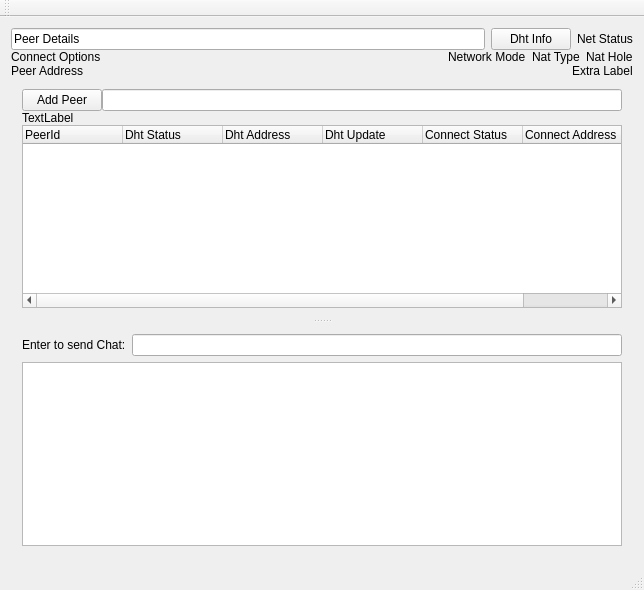
<?xml version="1.0" encoding="UTF-8"?>
<ui version="4.0">
 <class>MainWindow</class>
 <widget class="QMainWindow" name="MainWindow">
  <property name="enabled">
   <bool>true</bool>
  </property>
  <property name="geometry">
   <rect>
    <x>0</x>
    <y>0</y>
    <width>644</width>
    <height>590</height>
   </rect>
  </property>
  <property name="windowTitle">
   <string>PeerNetQt</string>
  </property>
  <widget class="QWidget" name="centralWidget">
   <layout class="QVBoxLayout" name="verticalLayout_4">
    <property name="spacing">
     <number>0</number>
    </property>
    <item>
     <layout class="QHBoxLayout" name="horizontalLayout_4">
      <item>
       <widget class="QLineEdit" name="peerLine">
        <property name="enabled">
         <bool>true</bool>
        </property>
        <property name="text">
         <string>Peer Details</string>
        </property>
        <property name="readOnly">
         <bool>true</bool>
        </property>
       </widget>
      </item>
      <item>
       <widget class="QPushButton" name="dhtButton">
        <property name="text">
         <string>Dht Info</string>
        </property>
       </widget>
      </item>
      <item>
       <widget class="QLabel" name="netStatusLabel">
        <property name="text">
         <string>Net Status</string>
        </property>
       </widget>
      </item>
     </layout>
    </item>
    <item>
     <layout class="QHBoxLayout" name="horizontalLayout_3">
      <item>
       <widget class="QLabel" name="connectLabel">
        <property name="sizePolicy">
         <sizepolicy hsizetype="MinimumExpanding" vsizetype="Preferred">
          <horstretch>0</horstretch>
          <verstretch>0</verstretch>
         </sizepolicy>
        </property>
        <property name="text">
         <string>Connect Options</string>
        </property>
       </widget>
      </item>
      <item>
       <widget class="QLabel" name="networkLabel">
        <property name="text">
         <string>Network Mode</string>
        </property>
       </widget>
      </item>
      <item>
       <widget class="QLabel" name="natTypeLabel">
        <property name="text">
         <string>Nat Type</string>
        </property>
       </widget>
      </item>
      <item>
       <widget class="QLabel" name="natHoleLabel">
        <property name="text">
         <string>Nat Hole</string>
        </property>
       </widget>
      </item>
     </layout>
    </item>
    <item>
     <layout class="QHBoxLayout" name="horizontalLayout_5">
      <item>
       <widget class="QLabel" name="peerAddressLabel">
        <property name="sizePolicy">
         <sizepolicy hsizetype="MinimumExpanding" vsizetype="Preferred">
          <horstretch>0</horstretch>
          <verstretch>0</verstretch>
         </sizepolicy>
        </property>
        <property name="text">
         <string>Peer Address</string>
        </property>
       </widget>
      </item>
      <item>
       <widget class="QLabel" name="extraLabel">
        <property name="text">
         <string>Extra Label</string>
        </property>
       </widget>
      </item>
     </layout>
    </item>
    <item>
     <widget class="QSplitter" name="splitter">
      <property name="orientation">
       <enum>Qt::Vertical</enum>
      </property>
      <widget class="QWidget" name="layoutWidget">
       <layout class="QVBoxLayout" name="verticalLayout_2">
        <property name="spacing">
         <number>0</number>
        </property>
        <item>
         <layout class="QHBoxLayout" name="horizontalLayout">
          <property name="spacing">
           <number>-1</number>
          </property>
          <item>
           <widget class="QPushButton" name="addButton">
            <property name="text">
             <string>Add Peer</string>
            </property>
           </widget>
          </item>
          <item>
           <widget class="QLineEdit" name="peerLineEdit"/>
          </item>
         </layout>
        </item>
        <item>
         <widget class="QLabel" name="peerSummaryLabel">
          <property name="text">
           <string>TextLabel</string>
          </property>
         </widget>
        </item>
        <item>
         <widget class="QTreeWidget" name="peerTreeWidget">
          <column>
           <property name="text">
            <string>PeerId</string>
           </property>
          </column>
          <column>
           <property name="text">
            <string>Dht Status</string>
           </property>
          </column>
          <column>
           <property name="text">
            <string>Dht Address</string>
           </property>
          </column>
          <column>
           <property name="text">
            <string>Dht Update</string>
           </property>
          </column>
          <column>
           <property name="text">
            <string>Connect Status</string>
           </property>
          </column>
          <column>
           <property name="text">
            <string>Connect Address</string>
           </property>
          </column>
          <column>
           <property name="text">
            <string>Connect Update</string>
           </property>
          </column>
         </widget>
        </item>
       </layout>
      </widget>
      <widget class="QWidget" name="layoutWidget">
       <layout class="QVBoxLayout" name="verticalLayout_3">
        <item>
         <layout class="QHBoxLayout" name="horizontalLayout_2">
          <item>
           <widget class="QLabel" name="label_3">
            <property name="text">
             <string>Enter to send Chat:</string>
            </property>
           </widget>
          </item>
          <item>
           <widget class="QLineEdit" name="chatLineEdit"/>
          </item>
         </layout>
        </item>
        <item>
         <widget class="QTextBrowser" name="chatBrowser"/>
        </item>
       </layout>
      </widget>
     </widget>
    </item>
   </layout>
  </widget>
  <widget class="QMenuBar" name="menuBar">
   <property name="geometry">
    <rect>
     <x>0</x>
     <y>0</y>
     <width>644</width>
     <height>22</height>
    </rect>
   </property>
  </widget>
  <widget class="QToolBar" name="mainToolBar">
   <attribute name="toolBarArea">
    <enum>TopToolBarArea</enum>
   </attribute>
   <attribute name="toolBarBreak">
    <bool>false</bool>
   </attribute>
  </widget>
  <widget class="QStatusBar" name="statusBar"/>
 </widget>
 <layoutdefault spacing="6" margin="11"/>
 <resources/>
 <connections/>
</ui>
